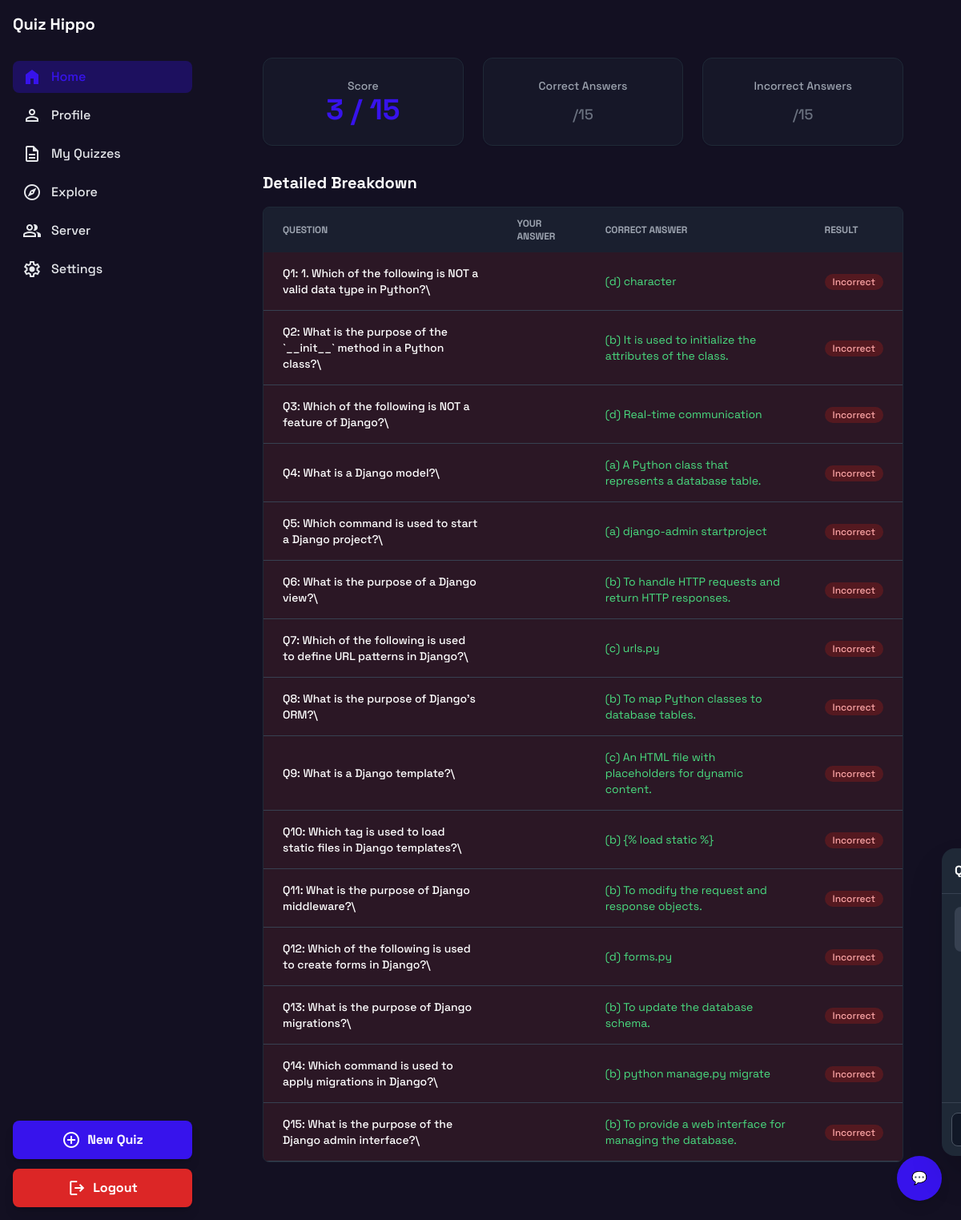
/quiz/result/24/, run on the app's committed database.
### app/models.py (models this page shows, shortened)
class QuizAttempt(models.Model):
    user = models.ForeignKey(User, on_delete=models.CASCADE)
    quiz = models.ForeignKey(Quiz, on_delete=models.CASCADE)
    score = models.IntegerField(default=0)
    answers = models.JSONField(default=dict)  # e.g. {question_id: "user_answer"}
    created_at = models.DateTimeField(auto_now_add=True)

class Quiz(models.Model):
    QUESTION_PREFERENCES = [
        ('SHORT', 'Short Questions'),
        ('TF', 'True/False'),
        ('MCQ', 'Multiple Choice'),
        ('FILL', 'Fill in the Blank'),
        ('MIX', 'Mix'),
    ]
    topic = models.CharField(max_length=200)
    difficulty = models.IntegerField(default=1)
    user = models.ForeignKey(User, on_delete=models.CASCADE, null=True, blank=True, related_name="quizzes")
    question_preference = models.CharField(max_length=10, choices=QUESTION_PREFERENCES, default="MIX")
    shared_with = models.ManyToManyField(User, related_name="shared_quizzes", blank=True)
    is_public = models.BooleanField(default=False)
    category = models.CharField(max_length=100, blank=True)

class Question(models.Model):
    QUESTION_TYPES = [
        ('MCQ', 'Multiple Choice'),
        ('TF', 'True/False'),
        ('SHORT', 'Short Answer'),
        ('FILL', 'Fill in the Blank'),
    ]
    quiz = models.ForeignKey(Quiz, on_delete=models.CASCADE, related_name="questions")
    text = models.TextField()
    question_type = models.CharField(max_length=10, choices=QUESTION_TYPES)
    difficulty = models.IntegerField(default=1)
    answer = models.CharField(max_length=200)
    user_answer = models.CharField(max_length=1020, null=True, blank=True)

### app/views.py (the view)
# urls.py: path("quiz/result/<int:attempt_id>/", views.quiz_result, name="quiz_result"),
def quiz_result(request, attempt_id):
    attempt = get_object_or_404(QuizAttempt, id=attempt_id)
    quiz = attempt.quiz
    return render(request, "quiz-result.html", {"attempt": attempt, "quiz": quiz})

### templates/quiz-result.html (shortened to what this page needs)
{% extends "base.html" %}
{% load static %}
{% block content %}
<div class="p-6 lg:p-10 space-y-8 max-w-6xl mx-auto">
  <div class="grid grid-cols-1 sm:grid-cols-2 lg:grid-cols-3 gap-6">
    <div class="bg-white dark:bg-gray-800/30 rounded-xl p-6 shadow-sm border border-gray-200 dark:border-gray-800 text-center">
      <p class="text-sm font-medium text-gray-500 dark:text-gray-400">Score</p>
      <p class="text-4xl font-bold text-primary">
        {{ attempt.score }} / {{ quiz.questions.count }}
      </p>
    </div>
    <div class="bg-white dark:bg-gray-800/30 rounded-xl p-6 shadow-sm border border-gray-200 dark:border-gray-800 text-center">
      <p class="text-sm font-medium text-gray-500 dark:text-gray-400">Correct Answers</p>
      <p class="text-4xl font-bold text-gray-900 dark:text-white">
        {{ attempt.correct_count }}<span class="text-lg font-medium text-gray-400 dark:text-gray-500">/{{ quiz.questions.count }}</span>
      </p>
    </div>
    <div class="bg-white dark:bg-gray-800/30 rounded-xl p-6 shadow-sm border border-gray-200 dark:border-gray-800 text-center">
      <p class="text-sm font-medium text-gray-500 dark:text-gray-400">Incorrect Answers</p>
      <p class="text-4xl font-bold text-gray-900 dark:text-white">
        {{ attempt.incorrect_count }}<span class="text-lg font-medium text-gray-400 dark:text-gray-500">/{{ quiz.questions.count }}</span>
      </p>
    </div>
  </div>
  <div>
    <h3 class="text-xl font-bold text-gray-900 dark:text-white mb-4">Detailed Breakdown</h3>
    <div class="overflow-x-auto rounded-lg border border-gray-200 dark:border-gray-800 bg-white dark:bg-gray-800/30">
      <table class="w-full text-sm text-left">
        <thead class="bg-gray-50 dark:bg-gray-800/50 text-xs text-gray-700 dark:text-gray-400 uppercase">
          <tr>
            <th class="px-6 py-3" scope="col">Question</th>
            <th class="px-6 py-3" scope="col">Your Answer</th>
            <th class="px-6 py-3" scope="col">Correct Answer</th>
            <th class="px-6 py-3" scope="col">Result</th>
          </tr>
        </thead>
        <tbody>
          {% for q in quiz.questions.all %}
          {% with user_answer=attempt.answers.q.id %}
          <tr class="border-b dark:border-gray-700 {% if user_answer != q.answer %} bg-red-50 dark:bg-red-900/20 {% endif %}">
            <td class="px-6 py-4 font-medium text-gray-900 dark:text-white">Q{{ forloop.counter }}: {{ q.text }}</td>
            <td class="px-6 py-4 {% if user_answer != q.answer %} text-red-700 dark:text-red-400 {% endif %}">
            </td>
            <td class="px-6 py-4 text-green-700 dark:text-green-400">{{ q.answer }}</td>
            <td class="px-6 py-4">
              {% if user_answer == q.answer %}
              <span class="inline-flex items-center px-2.5 py-0.5 rounded-full text-xs font-medium bg-green-100 dark:bg-green-900/50 text-green-800 dark:text-green-300">Correct</span>
              {% else %}
              <span class="inline-flex items-center px-2.5 py-0.5 rounded-full text-xs font-medium bg-red-100 dark:bg-red-900/50 text-red-800 dark:text-red-300">Incorrect</span>
              {% endif %}
            </td>
          </tr>
          {% endwith %}
          {% endfor %}
        </tbody>
      </table>
    </div>
  </div>
</div>
{% endblock content %}

### templates/base.html (style rules this page uses)
body { font-family: 'Space Grotesk', sans-serif; }

### data on the page
QuizAttempt: score "3"
Quiz: questions.count "15"
Question: text "1. Which of the following is NOT a valid data type in Python?\\", answer "(d) character", shows "Incorrect"
Question: text "What is the purpose of the `__init__` method in a Python class?\\", answer "(b) It is used to initialize the attributes of the class.", shows "Incorrect"
Question: text "Which of the following is NOT a feature of Django?\\", answer "(d) Real-time communication", shows "Incorrect"
Question: text "What is a Django model?\\", answer "(a) A Python class that represents a database table.", shows "Incorrect"
Question: text "Which command is used to start a Django project?\\", answer "(a) django-admin startproject", shows "Incorrect"
Question: text "What is the purpose of a Django view?\\", answer "(b) To handle HTTP requests and return HTTP responses.", shows "Incorrect"
Question: text "Which of the following is used to define URL patterns in Django?\\", answer "(c) urls.py", shows "Incorrect"
Question: text "What is the purpose of Django's ORM?\\", answer "(b) To map Python classes to database tables.", shows "Incorrect"
Question: text "What is a Django template?\\", answer "(c) An HTML file with placeholders for dynamic content.", shows "Incorrect"
Question: text "Which tag is used to load static files in Django templates?\\", answer "(b) {% load static %}", shows "Incorrect"
Question: text "What is the purpose of Django middleware?\\", answer "(b) To modify the request and response objects.", shows "Incorrect"
Question: text "Which of the following is used to create forms in Django?\\", answer "(d) forms.py", shows "Incorrect"
Question: text "What is the purpose of Django migrations?\\", answer "(b) To update the database schema.", shows "Incorrect"
Question: text "Which command is used to apply migrations in Django?\\", answer "(b) python manage.py migrate", shows "Incorrect"
Question: text "What is the purpose of the Django admin interface?\\", answer "(b) To provide a web interface for managing the database.", shows "Incorrect"
